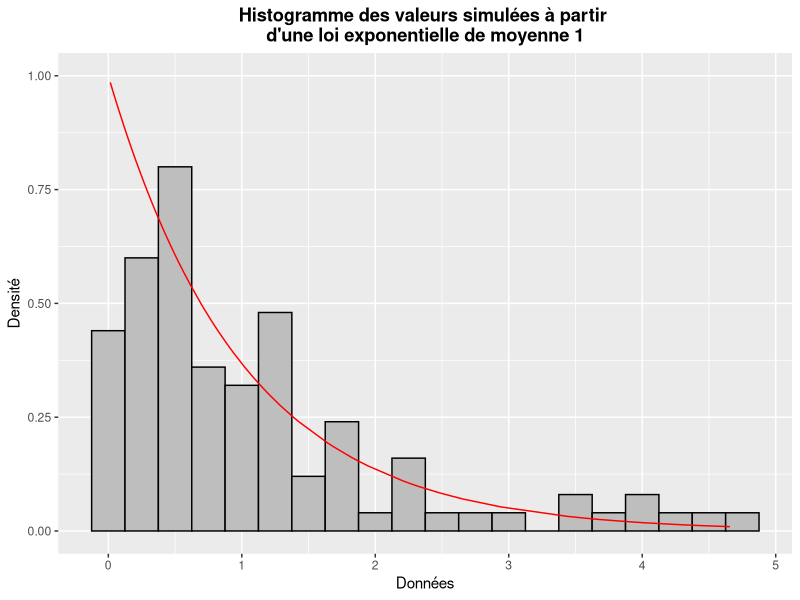
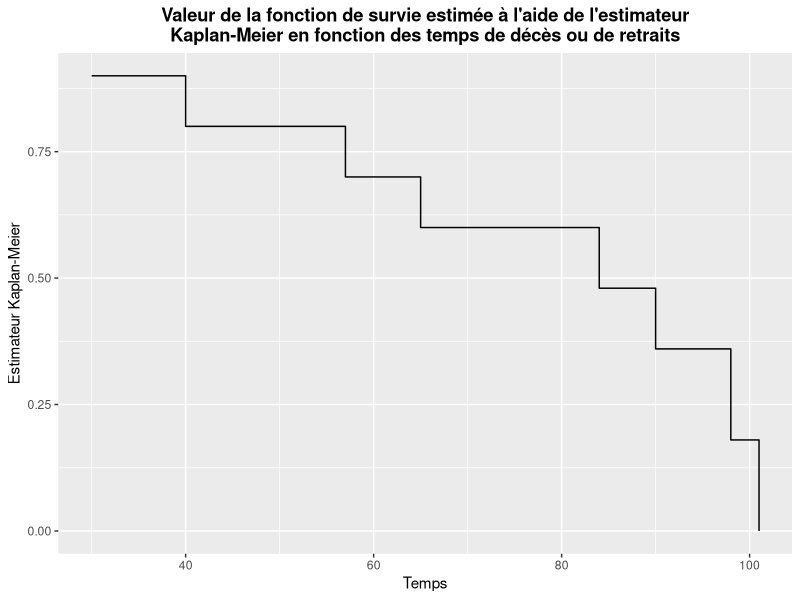

The R source for these figures, in order:
## ---- chunk 1
data <-  rexp(100, 1)

coef_asymetrie <- function(x){
    mu <- mean(x)
    sd <- sd(x)
    mean((x - mu)^3) / sd^3 
}

estimateur_coef_asymetrie <- coef_asymetrie(data)

#hist(data, probability = TRUE,
#     main = "Histogramme des données",
#     ylab = "Densité",
#     xlab = "Données");curve(dexp(x,1), add = TRUE)

library(ggplot2)
data2 <- data.frame(data)
df <- data.frame(x = data, y = dexp(data, 1))

ggplot(data = data2) +
        geom_histogram(aes(x = data, y = ..density..),
                   binwidth = 0.25, fill = "grey", color = "black") +
        geom_line(data = df, aes(x = data, y = y), color = "red") +
        ggtitle("Histogramme des valeurs simulées à partir \nd'une loi exponentielle de moyenne 1") + 
        theme(plot.title =  element_text(face="bold", hjust = 0.5)) +
        xlab("Données") +
        ylab("Densité") +
        scale_y_continuous(limits = c(0, 1))

## ---- chunk 2
teta <- mean(data)
echantillion <- lapply(1:50, function(i) rexp(100, teta))
coef_asymetrie_simul <- sapply(1:50, function(i) coef_asymetrie(echantillion[[i]]) )

moyenne_coef_asymetrie <- mean(coef_asymetrie_simul)
variance_coef_asymetrie <- sum((coef_asymetrie_simul - moyenne_coef_asymetrie)^2) / (length(coef_asymetrie_simul)-1)
variance_coef_asymetrie_modifie <- var(coef_asymetrie_simul)

IC_coef_asymetrie <- cbind(estimateur_coef_asymetrie - qnorm(0.975) * sqrt(variance_coef_asymetrie),
              estimateur_coef_asymetrie + qnorm(0.975) * sqrt(variance_coef_asymetrie))
## ---- chunk 3
# Déterminer les limites u à l'aide de la fonction quantile
k <- c(0.25, 0.35, 0.5, 0.6, 0.75, 0.85)
fonction_quantile <- function(x) -log(1-x)
limite_u <- sapply(k, function(i) fonction_quantile(i))

# Déterminer l'espérance limitée pour chacune des limites u
Estimateur_Esperance_limite <- sapply(1:length(limite_u), function(u) 
                                    mean(sapply(1:100, function(i) 
                                        min(data[i], limite_u[u]))))  

# Publier les résultats pour chaque u
resultats <- data.frame(k, limite_u, Estimateur_Esperance_limite)
colnames(resultats) <- c('Percentile',"Limite u","Espérance limitée")

library(xtable)
options(xtable.comment = FALSE)
xtable(resultats, caption = "Valeurs de l'espérance limitée pour chaque limite u donnée",  
                 align = c("c", "c", "c", "c")) 
## ---- chunk 4
# Estimer le paramètre teta de la loi exponentielle
teta <- mean(data)

# Créer 50 échantillons de 100 données
echantillion <- lapply(1:50, function(i) rexp(100, teta))

# Déterminer l'espérance limitée pour chacun des 50 échantillons et pour les percentiles 0.5 et 0.75
Esperance_limite_simul <- sapply(c(3,5), function(u) 
                                sapply(1:50, function(j) 
                                    mean(sapply(1:100, function(i) 
                                        min(echantillion[[j]][i], limite_u[u])))))

# Déterminer la variance de l'espérance limitée pour les deux percentiles donnés
variance_Esperance_limite_simul <- sapply(1:2, function(i) var(Esperance_limite_simul[,i]))

# Déterminer l'intervalle de confiance
Est_Esperance_limite <- rep(0,2)
Est_Esperance_limite[1] <- Estimateur_Esperance_limite[3]
Est_Esperance_limite[2] <- Estimateur_Esperance_limite[5]

IC_Esperance_limite_simul <- lapply(1:2, function(i) 
                                cbind(Est_Esperance_limite[i] - qnorm(0.975) * sqrt(variance_Esperance_limite_simul[i]),
                                    Est_Esperance_limite[i] + qnorm(0.975) * sqrt(variance_Esperance_limite_simul[i])))

# Publier les résultats 
resultats_2 <- data.frame(c(k[3], k[5]), c(limite_u[3], limite_u[5]), 
                          Est_Esperance_limite, variance_Esperance_limite_simul)
colnames(resultats_2) <- c("Percentile","Limite u","Espérance limité", "Variance")

library(xtable)
options(xtable.comment = FALSE)
xtable(resultats_2, caption = "Valeurs de l'espérance limitée et de sa variance pour les percentiles 0.5 et 0.75",  
                 align = c("c", "c", "c", "c", "c"))
## ---- chunk 5
# Présentation des données du problème
tableau1 <- {
    Temps <- c(30, 40, 57, 65, 65, 84, 90, 92, 98, 101) 
    Cens <- c(1, 1, 1, 1, 0, 1, 1, 0, 1, 1)

    data.frame(Temps, Cens)
} 

# Tableau détaillé permettant de calculer l'estimateur Kaplan-Meier
tableau2 <- {
    yi <- unique(tableau1[which(tableau1[,2] != 0),1])    # moments uniques des décès
    i <- 1:length(yi) 
    Si <- rep(1,length(yi))                             # nombre de décès au temps yi
    ri <- c(10,9,8,7,5,4,2,1)                           # nombre de survivants au temps yi
    
    data.frame(i, yi, Si, ri, "Kaplan Meier" = cumprod(1-Si/ri))
}
colnames(tableau2) <- c("i", "yi", "Si", "ri", "Kaplan-Meier")

# Déterminer l'estimateur Kaplan-Meier pour chacun des moments uniques des décès
Estimateur_KM <- cumprod(1-Si/ri)

# Publier le tableau 2 
library(xtable)
options(xtable.comment = FALSE)
xtable(tableau2, caption = "Données permettant de trouver l'estimateur Kaplan-Meier",  
                 align = c("c", "c", "c", "c", "c", "c")) 


## ---- chunk 6
# Graphique de la fonction de survie estimée par l'estimateur Kaplan-Meier
library(ggplot2)
ggplot(data = tableau2, aes(x=unlist(tableau2["yi"]),y=unlist(tableau2["Kaplan-Meier"])))+ 
        geom_step() + 
        ggtitle("Valeur de la fonction de survie estimée à l'aide de l'estimateur\nKaplan-Meier en fonction des temps de décès ou de retraits") + 
        theme(plot.title =  element_text(face="bold", hjust = 0.5)) +
        xlab("Temps") +
        ylab("Estimateur Kaplan-Meier")

# Calculer un estimateur pour la variance de la fonction de survie à l'aide de 
# la formule de Greenwood
formule_Greenwood <- Estimateur_KM^2 * cumsum(Si/ri/(ri-Si))

# Pour ce qui est de l'intervalle de confiance au niveau 95% pour S(50), il faut faire
# une interpolation linéaire (OGIVE) entre y_i = 40 et y_i = 57.

# Estimer S(50) avec la fonction OGIVE
Sn_50 <- {
    x <- 50
    ci <- 40
    cj <- 57
    alpha <- (cj-x)/(cj-ci)
    
    Estimateur_KM[2] * alpha + Estimateur_KM[3] * (1 - alpha) 
}

# Estimer Var(S(50)) avec la fonction OGIVE
Var_Sn_50 <- {
    x <- 50
    ci <- 40
    cj <- 57
    alpha <- (cj-x)/(cj-ci)
    n <- length(yi)
    
    var_Y <- n * Estimateur_KM[2] * (1 - Estimateur_KM[2])
    var_Z <- n * (Estimateur_KM[2] - Estimateur_KM[3] * (1 - Estimateur_KM[2]
            + Estimateur_KM[3]))
    cov <- -n * (1 - Estimateur_KM[2]) * (Estimateur_KM[2] - Estimateur_KM[3])
    
    (var_Y*(cj-ci)^2 + var_Z*(x-ci)^2 + 2*cov*(cj-ci)*(x-ci)) / (n*(cj-ci))^2
}

#Données utiles pour démarche à la main
x <- 50
ci <- 40
cj <- 57
alpha <- (cj-x)/(cj-ci)
n <- length(yi)

var_Y <- n * Estimateur_KM[2] * (1 - Estimateur_KM[2])
var_Z <- n * (Estimateur_KM[2] - Estimateur_KM[3] * (1 - Estimateur_KM[2] + Estimateur_KM[3]))
cov <- -n * (1 - Estimateur_KM[2]) * (Estimateur_KM[2] - Estimateur_KM[3])

# Intervalle de confiance au niveau 95% pour S(50)
IC_KM <- cbind(Sn_50 - qnorm(0.975) * sqrt(Var_Sn_50),
              Sn_50 + qnorm(0.975) * sqrt(Var_Sn_50))
## ---- chunk 7
# La valeur estimée de la fonction de survie et la valeur estimée de la variance sont toujours les mêmes
# que celles de la section b). Par conséquent, seulement l'intervalle de confiance est modifié :
u <- exp(qnorm(0.975) * sqrt(Var_Sn_50) / Sn_50 / log(Sn_50))

IC_log_KM <- cbind(Sn_50^(1/u),
              Sn_50^u)
## ---- chunk 8
data
